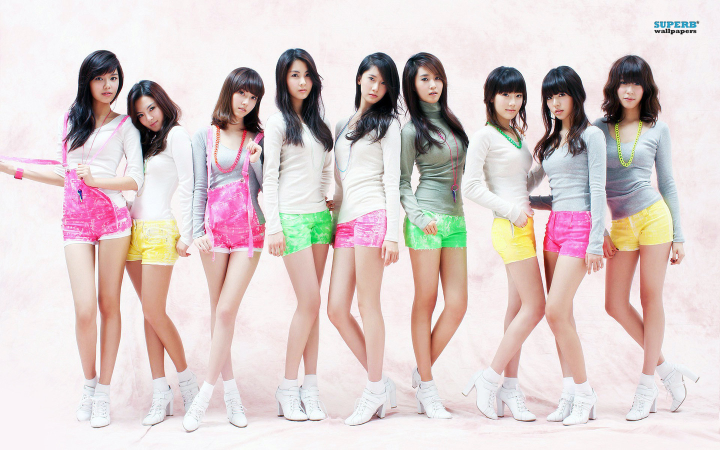
#> input picture resources/girls_01.jpg, 1440 x 900 px (shown at 1/2 size)
$ python lesson_4_translation.py
#> lines starting #> are read from the running program, lines starting #| are printed output that depends on the picture
### utils.py
import glob

import cv2
import os


# [6 lines left out: function images_in_dir, not called in this run]


def find_image(image_name):
    return os.path.join(os.path.dirname(__file__), 'resources/{}'.format(image_name))


# [5 lines left out: function resize_image, not called in this run]

### lesson_4_transformation/lesson_4_translation.py
import cv2
import numpy as np

from utils import find_image

image_path = find_image('girls_01.jpg')
img = cv2.imread(image_path, cv2.IMREAD_GRAYSCALE)
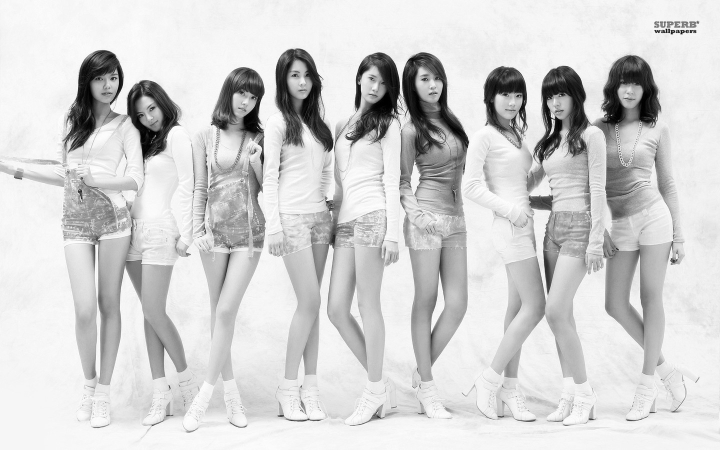
#> img: shape (900, 1440) (shown at 1/2 size); min 0, max 255, mean 209.2
rows, cols = img.shape
#> rows = 900; cols = 1440
M = np.float32([[1, 0, 100], [0, 1, 50]])
res = cv2.warpAffine(img, M, (cols, rows))
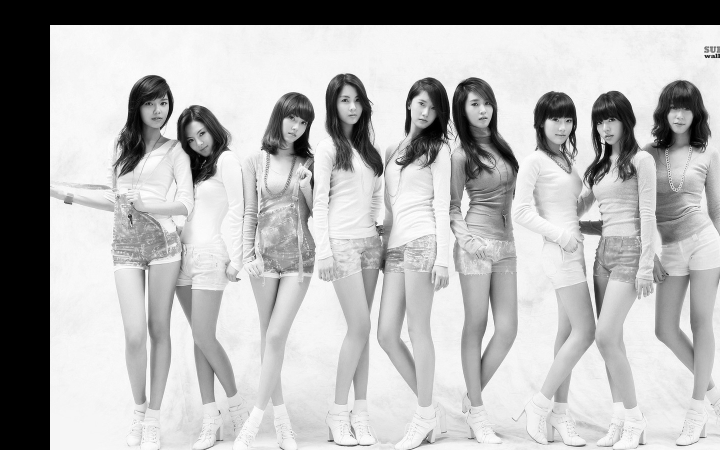
#> res: shape (900, 1440) (shown at 1/2 size); min 0, max 255, mean 180.2
cv2.imshow('xy direction', res)

M = np.float32([[1, 0, 0], [0, 1, 200]])
res = cv2.warpAffine(img, M, (cols, rows))
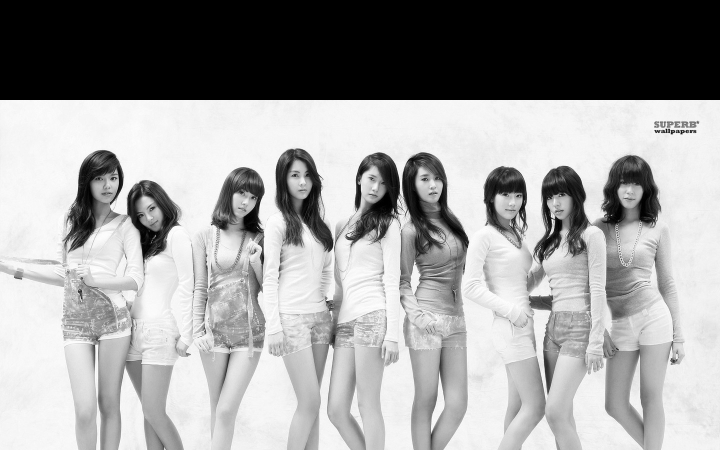
#> res: shape (900, 1440) (shown at 1/2 size); min 0, max 255, mean 158
cv2.imshow('y direction', res)

cv2.waitKey(0)
cv2.destroyAllWindows()

$ run again, with resources/Katrina_Kaif.jpg copied over resources/girls_01.jpg
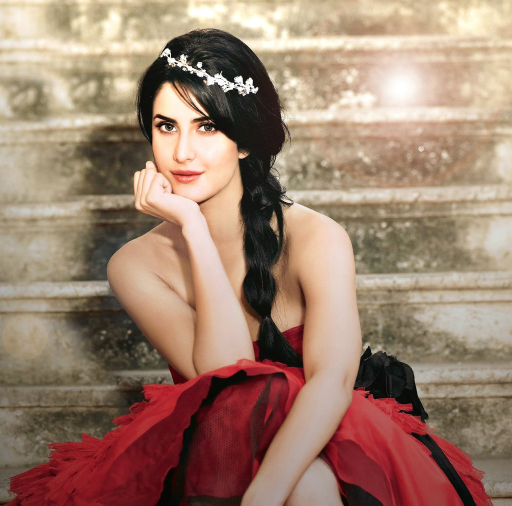
#> input picture resources/Katrina_Kaif.jpg, 1024 x 1011 px (shown at 1/2 size)
#> `img = cv2.imread(image_path, cv2.IMREAD_GRAYSCALE)`:
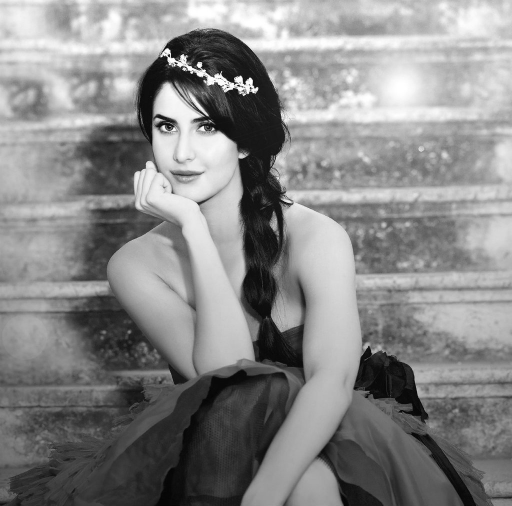
#> img: shape (1011, 1024) (shown at 1/2 size); min 0, max 255, mean 135.7
#> `res = cv2.warpAffine(img, M, (cols, rows))`:
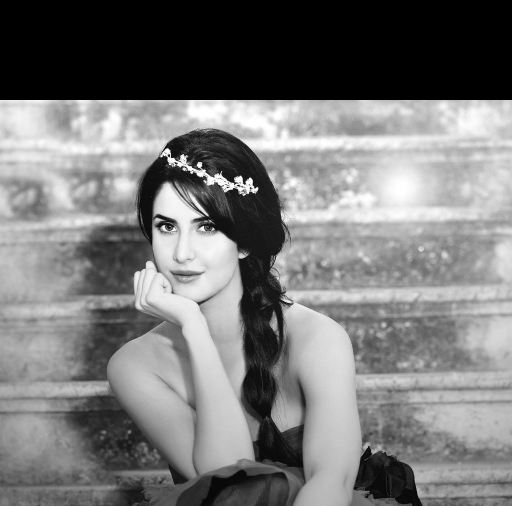
#> res: shape (1011, 1024) (shown at 1/2 size); min 0, max 255, mean 120.3

$ run again, with resources/girls.jpg copied over resources/girls_01.jpg
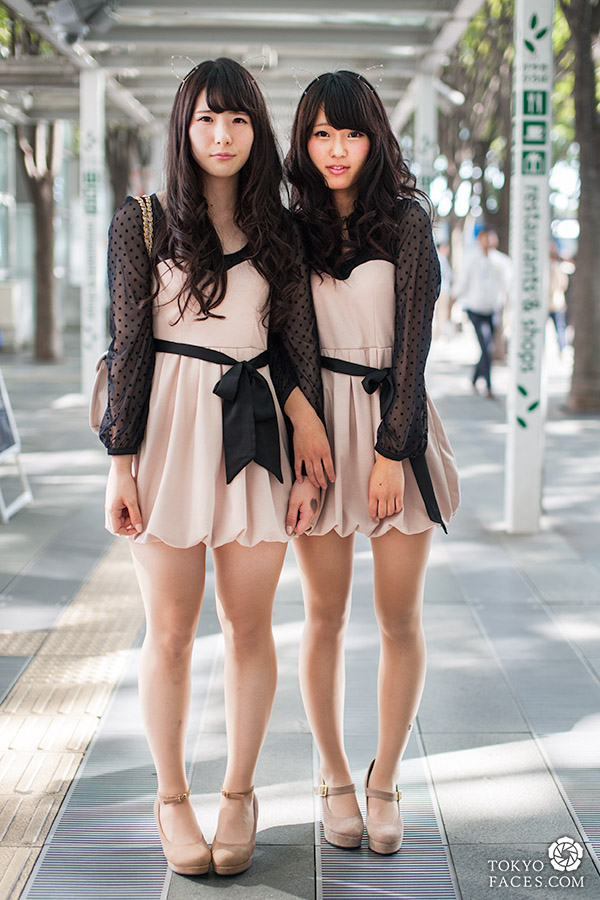
#> input picture resources/girls.jpg, 600 x 900 px
#> `res = cv2.warpAffine(img, M, (cols, rows))`:
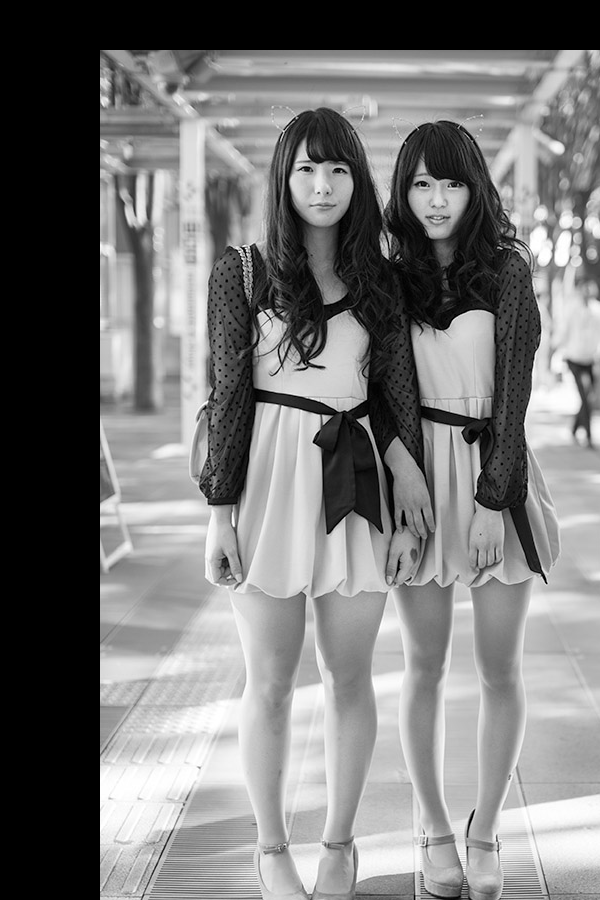
#> res: shape (900, 600); min 0, max 255, mean 119.6
#> `res = cv2.warpAffine(img, M, (cols, rows))`:
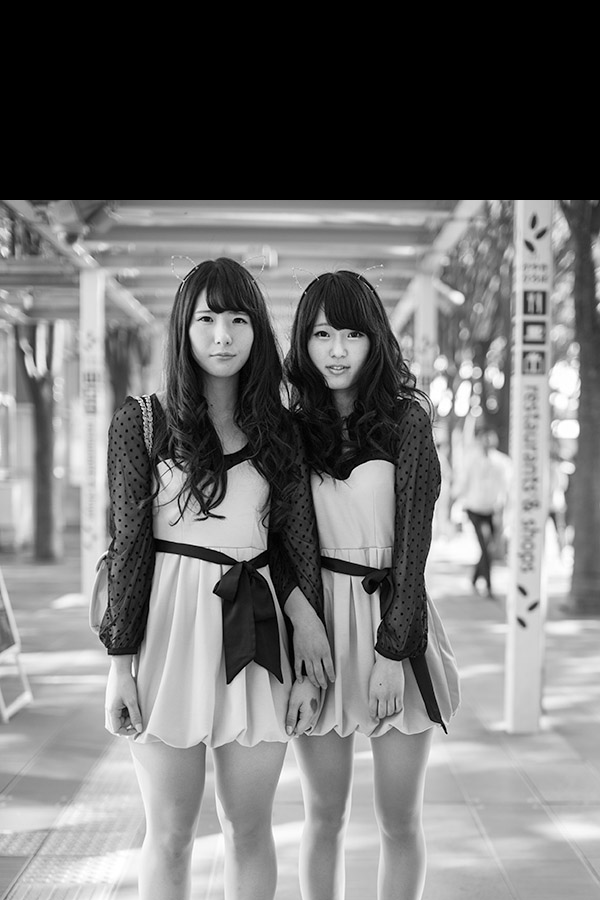
#> res: shape (900, 600); min 0, max 255, mean 115.2
